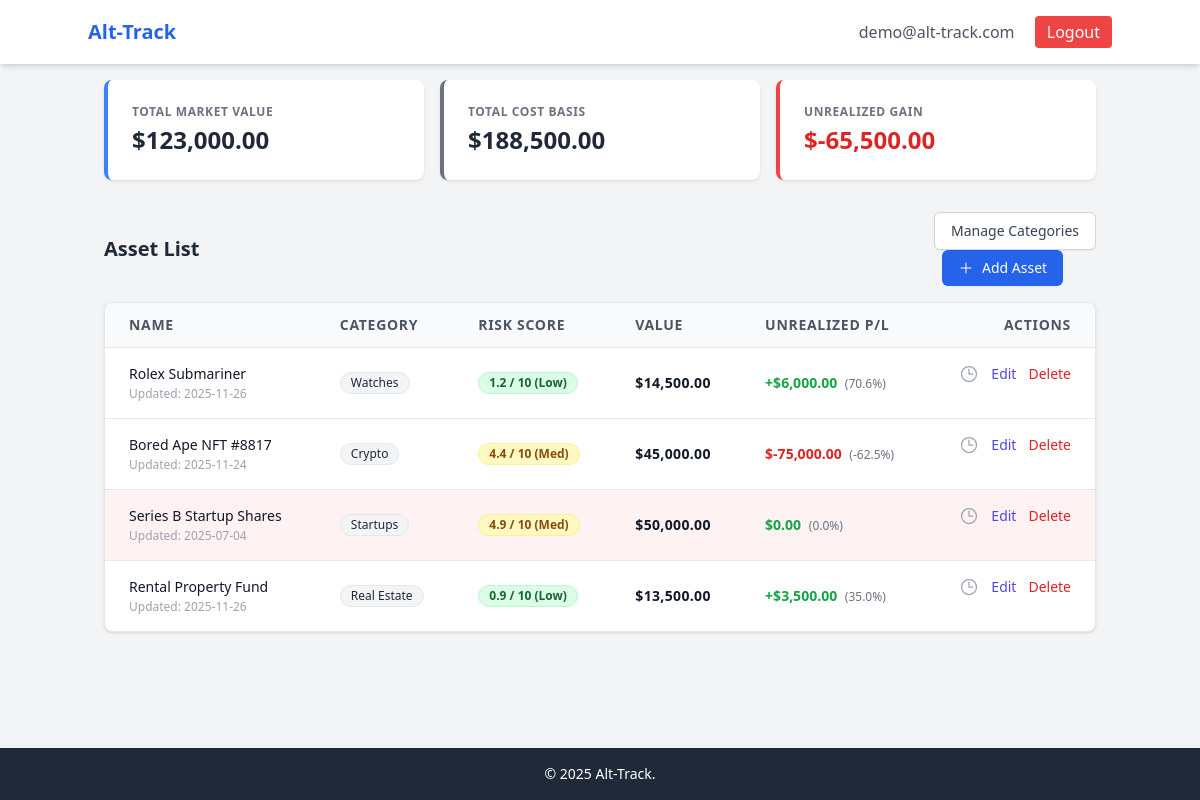
The page /dashboard (signed in) on the database its author committed.
### models.py (models this page shows)
class User(SQLModel, table=True):
    id: Optional[int] = Field(default=None, primary_key=True)
    email: str = Field(index=True, unique=True)
    hashed_password: str
    assets: List["Asset"] = Relationship(back_populates="owner")
    categories: List["Category"] = Relationship(back_populates="owner")

class Asset(SQLModel, table=True):
    class Config:
        extra = "allow"
    id: Optional[int] = Field(default=None, primary_key=True)
    name: str
    category_id: Optional[int] = Field(default=None, foreign_key="category.id")
    purchase_price: float
    purchase_date: date
    current_market_value: float
    last_updated: datetime = Field(default_factory=datetime.utcnow)
    owner_id: int = Field(foreign_key="user.id")
    owner: User = Relationship(back_populates="assets")
    category: Optional[Category] = Relationship(back_populates="assets")
    valuation_history: List["ValuationHistory"] = Relationship(
        back_populates="asset")

class Category(SQLModel, table=True):
    id: Optional[int] = Field(default=None, primary_key=True)
    name: str
    base_risk_score: int = Field(default=5)
    owner_id: int = Field(foreign_key="user.id")
    owner: User = Relationship(back_populates="categories")
    assets: List["Asset"] = Relationship(back_populates="category")

### main.py (the view)
@app.get("/dashboard", response_class=HTMLResponse)
async def dashboard(request: Request, session: Session = Depends(get_session)):
    user = get_current_user(request, session)
    if not user:
        return RedirectResponse(url="/login", status_code=status.HTTP_302_FOUND)
    total_cost = sum(asset.purchase_price for asset in user.assets)
    total_value = sum(asset.current_market_value for asset in user.assets)
    unrealized_gain = total_value - total_cost
    for asset in user.assets:
        if asset.__pydantic_extra__ is None:
            asset.__pydantic_extra__ = {}
        asset.__pydantic_extra__[
            "risk_data"] = calculate_asset_risk(asset, total_value)
    return templates.TemplateResponse("dashboard.html", {
        "request": request, "user": user, "total_cost": total_cost,
        "total_value": total_value, "unrealized_gain": unrealized_gain,
        "now": datetime.utcnow()
    })

### templates/dashboard.html (shortened to what this page needs)
{% extends "base.html" %}
{% block content %}
{% include "fragments/dashboard_refresh.html" %}
{% endblock %}

### templates/base.html (shortened to what this page needs)
<!DOCTYPE html>
<html lang="en">
<head>
    <script src="https://cdn.tailwindcss.com"></script>
</head>
<body class="bg-gray-100 min-h-screen flex flex-col">
    <nav class="bg-white shadow-md p-4">
        <div class="container mx-auto flex justify-between items-center">
            <a href="/" class="text-xl font-bold text-blue-600">Alt-Track</a>
            <div>
                {% if user %}
                <span class="mr-4 text-gray-600">{{ user.email }}</span>
                <button hx-post="/logout" hx-target="body"
                    class="bg-red-500 text-white px-3 py-1 rounded hover:bg-red-600">Logout</button>
                {% else %}
                <a href="/login" class="bg-blue-500 text-white px-4 py-2 rounded hover:bg-blue-600">Login</a>
                {% endif %}
            </div>
        </div>
    </nav>
    <main class="container mx-auto p-4 flex-grow">
        {% block content %}{% endblock %}
    </main>
    <footer class="bg-gray-800 text-white p-4 text-center text-sm mt-auto">
        &copy; 2025 Alt-Track.
    </footer>
</body>
</html>

### templates/fragments/dashboard_refresh.html (shortened to what this page needs)
<div id="dashboard-container" class="max-w-7xl mx-auto">
    <div class="grid grid-cols-1 md:grid-cols-3 gap-4 mb-8">
        <div class="bg-white p-6 rounded-lg shadow border-l-4 border-blue-500">
            <h3 class="text-gray-500 text-xs font-bold uppercase tracking-wider">Total Market Value</h3>
            <p class="text-2xl font-bold text-gray-800 mt-1">${{ "{:,.2f}".format(total_value) }}</p>
        </div>
        <div class="bg-white p-6 rounded-lg shadow border-l-4 border-gray-500">
            <h3 class="text-gray-500 text-xs font-bold uppercase tracking-wider">Total Cost Basis</h3>
            <p class="text-2xl font-bold text-gray-800 mt-1">${{ "{:,.2f}".format(total_cost) }}</p>
        </div>
        <div
            class="bg-white p-6 rounded-lg shadow border-l-4 {% if unrealized_gain >= 0 %}border-green-500{% else %}border-red-500{% endif %}">
            <h3 class="text-gray-500 text-xs font-bold uppercase tracking-wider">Unrealized Gain</h3>
            <p
                class="text-2xl font-bold mt-1 {% if unrealized_gain >= 0 %}text-green-600{% else %}text-red-600{% endif %}">
                {% if unrealized_gain > 0 %}+{% endif %}${{ "{:,.2f}".format(unrealized_gain) }}
            </p>
        </div>
    </div>
    <div class="flex justify-between items-center mb-4">
        <h2 class="text-xl font-bold text-gray-800">Asset List</h2>
        <div class="space-x-2">
            <button hx-get="/fragments/categories/manage" hx-target="#modal-container"
                class="bg-white text-gray-700 border border-gray-300 px-4 py-2 rounded-md text-sm font-medium hover:bg-gray-50 shadow-sm transition">
                Manage Categories
            </button>
            <button hx-get="/fragments/assets/new" hx-target="#modal-container"
                class="bg-blue-600 text-white px-4 py-2 rounded-md text-sm font-medium hover:bg-blue-700 shadow-sm transition flex items-center gap-2">
                <svg xmlns="http://www.w3.org/2000/svg" fill="none" viewBox="0 0 24 24" stroke-width="1.5"
                    stroke="currentColor" class="w-4 h-4">
                    <path stroke-linecap="round" stroke-linejoin="round" d="M12 4.5v15m7.5-7.5h-15" />
                </svg>
                Add Asset
            </button>
        </div>
    </div>
    <div class="bg-white rounded-lg shadow border border-gray-200 overflow-hidden">
        <table class="min-w-full text-sm">
            <thead class="bg-gray-50 border-b border-gray-200">
                <tr>
                    <th class="px-6 py-3 text-left font-semibold text-gray-600 uppercase tracking-wider">Name</th>
                    <th class="px-6 py-3 text-left font-semibold text-gray-600 uppercase tracking-wider">Category</th>
                    <th class="px-6 py-3 text-left font-semibold text-gray-600 uppercase tracking-wider">Risk Score</th>
                    <th class="px-6 py-3 text-left font-semibold text-gray-600 uppercase tracking-wider">Value</th>
                    <th class="px-6 py-3 text-left font-semibold text-gray-600 uppercase tracking-wider">Unrealized P/L
                    </th>
                    <th class="px-6 py-3 text-right font-semibold text-gray-600 uppercase tracking-wider">Actions</th>
                </tr>
            </thead>
            <tbody class="divide-y divide-gray-200">
                {% for asset in user.assets %}
                {% set gain = asset.current_market_value - asset.purchase_price %}
                {% set gain_pct = (gain / asset.purchase_price * 100) if asset.purchase_price > 0 else 0 %}
                {% set days_since = (now - asset.last_updated).days %}
                {% set is_stale = days_since > 90 %}
                <tr id="asset-row-{{ asset.id }}"
                    class="hover:bg-gray-50 transition-colors {% if is_stale %}bg-red-50{% endif %}">
                    <td class="px-6 py-4 font-medium text-gray-900">
                        {{ asset.name }}
                        <div class="text-xs text-gray-400 font-normal mt-0.5">Updated: {{
                            asset.last_updated.strftime('%Y-%m-%d') }}</div>
                    </td>
                    <td class="px-6 py-4 text-gray-500">
                        {% if asset.category %}
                        <span
                            class="inline-flex items-center px-2.5 py-0.5 rounded-full text-xs font-medium bg-gray-100 text-gray-800 border border-gray-200">
                            {{ asset.category.name }}
                        </span>
                        {% else %}
                        <span class="text-gray-400">-</span>
                        {% endif %}
                    </td>
                    <td class="px-6 py-4">
                        {% if asset.risk_data %}
                        <div class="group relative inline-block">
                            <span class="inline-flex items-center px-2.5 py-0.5 rounded-full text-xs font-bold border cursor-help
                                {% if asset.risk_data.color == 'green' %} bg-green-100 text-green-800 border-green-200
                                {% elif asset.risk_data.color == 'yellow' %} bg-yellow-100 text-yellow-800 border-yellow-200
                                {% else %} bg-red-100 text-red-800 border-red-200 {% endif %}">
                                {{ asset.risk_data.score }} / 10 ({{ asset.risk_data.label }})
                            </span>
                        </div>
                        {% else %}
                        <span class="text-gray-400 text-xs">Calc...</span>
                        {% endif %}
                    </td>
                    <td class="px-6 py-4 text-gray-900 font-bold tracking-wide">${{
                        "{:,.2f}".format(asset.current_market_value) }}</td>
                    <td class="px-6 py-4 font-bold {% if gain >= 0 %}text-green-600{% else %}text-red-600{% endif %}">
                        {% if gain > 0 %}+{% endif %}${{ "{:,.2f}".format(gain) }}
                        <span class="text-xs font-normal text-gray-500 ml-1">({{ "%.1f"|format(gain_pct) }}%)</span>
                    </td>
                    <td class="px-6 py-4 text-right font-medium flex justify-end items-center gap-3">
                        <button hx-get="/fragments/assets/{{ asset.id }}/history" hx-target="#modal-container"
                            class="text-gray-400 hover:text-blue-600 transition" title="View Audit Log">
                            <svg xmlns="http://www.w3.org/2000/svg" fill="none" viewBox="0 0 24 24" stroke-width="1.5"
                                stroke="currentColor" class="w-5 h-5">
                                <path stroke-linecap="round" stroke-linejoin="round"
                                    d="M12 6v6h4.5m4.5 0a9 9 0 11-18 0 9 9 0 0118 0z" />
                            </svg>
                        </button>
                        <button hx-get="/fragments/assets/{{ asset.id }}/edit" hx-target="#asset-row-{{ asset.id }}"
                            hx-swap="outerHTML" class="text-indigo-600 hover:text-indigo-900 transition">Edit</button>
                        <button hx-delete="/fragments/assets/{{ asset.id }}" hx-target="#dashboard-container"
                            hx-swap="innerHTML" hx-confirm="Are you sure?"
                            class="text-red-600 hover:text-red-900 transition">Delete</button>
                    </td>
                </tr>
                {% endfor %}
            </tbody>
        </table>
    </div>
</div>

### rows shown on the page
User: email "demo@alt-track.com"
Asset: name "Rolex Submariner", last_updated "2025-11-26", category.name "Watches", risk_data.score "1.2", risk_data.label "Low", current_market_value "14,500.00", gain "6,000.00", gain_pct "70.6"
Asset: name "Bored Ape NFT #8817", last_updated "2025-11-24", category.name "Crypto", risk_data.score "4.4", risk_data.label "Med", current_market_value "45,000.00", gain "-75,000.00", gain_pct "-62.5"
Asset: name "Series B Startup Shares", last_updated "2025-07-04", category.name "Startups", risk_data.score "4.9", risk_data.label "Med", current_market_value "50,000.00", gain "0.00", gain_pct "0.0"
Asset: name "Rental Property Fund", last_updated "2025-11-26", category.name "Real Estate", risk_data.score "0.9", risk_data.label "Low", current_market_value "13,500.00", gain "3,500.00", gain_pct "35.0"

### other values the page prints
{{ "{:,.2f}".format(total_value) }} "123,000.00"
{{ "{:,.2f}".format(total_cost) }} "188,500.00"
{{ "{:,.2f}".format(unrealized_gain) }} "-65,500.00"
